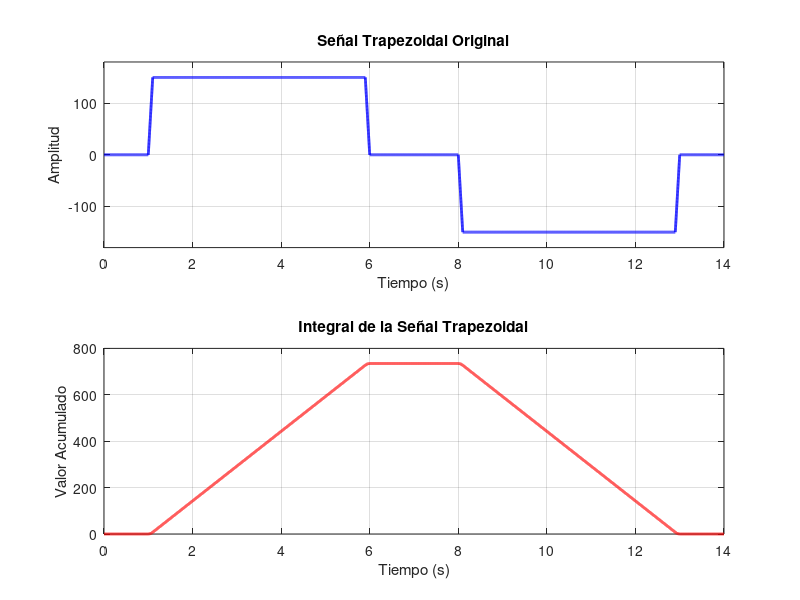

The MATLAB source for this figure: (Note: this script raises an error after producing the figure.)
% 1. Definir el vector de tiempo con paso de 0.001 hasta 14 segundos
dt = 0.001; 
t = 0:dt:14; 

% 2. Definir los puntos clave de la función trapezoidal
% t_puntos son los instantes de tiempo de los cambios
% y_puntos son los valores de la función en esos instantes
t_puntos = [0,   1, 1.1, 5.9, 6, 8,  8.1, 12.9, 13, 14];
y_puntos = [0,   0, 150, 150, 0, 0, -150, -150,  0,  0];

% 3. Interpolar para generar la señal 'y' en cada instante de 't'
% 'interp1' conecta los puntos clave con líneas rectas automáticamente
y = interp1(t_puntos, y_puntos, t);

% 4. Integrar numéricamente usando el método del trapecio acumulativo
integral_y = cumtrapz(t, y);

% 5. Graficar los resultados para verificar
figure;

% Gráfica de la señal trapezoidal
subplot(2,1,1);
plot(t, y, 'b', 'LineWidth', 2);
title('Señal Trapezoidal Original');
xlabel('Tiempo (s)');
ylabel('Amplitud');
grid on;
ylim([-180 180]); % Ajustamos los límites de Y para que se vea bien

% Gráfica de la integral
subplot(2,1,2);
plot(t, integral_y, 'r', 'LineWidth', 2);
title('Integral de la Señal Trapezoidal');
xlabel('Tiempo (s)');
ylabel('Valor Acumulado');
grid on;

% 1. Asegurarse de que los vectores sean columnas usando la comilla simple (')
t_col = t'; 
integral_col = integral_y';

% 2. Crear el objeto timeseries
theta_m_Referencia = timeseries(integral_col, t_col, 'Name', 'IntegralTrapezoidal');


% 3. Guardarlo en un archivo .mat en tu disco duro
save('datos_Referencia_posicion.mat', 'theta_m_Referencia');

disp('Archivo timeseries guardado con éxito.');
